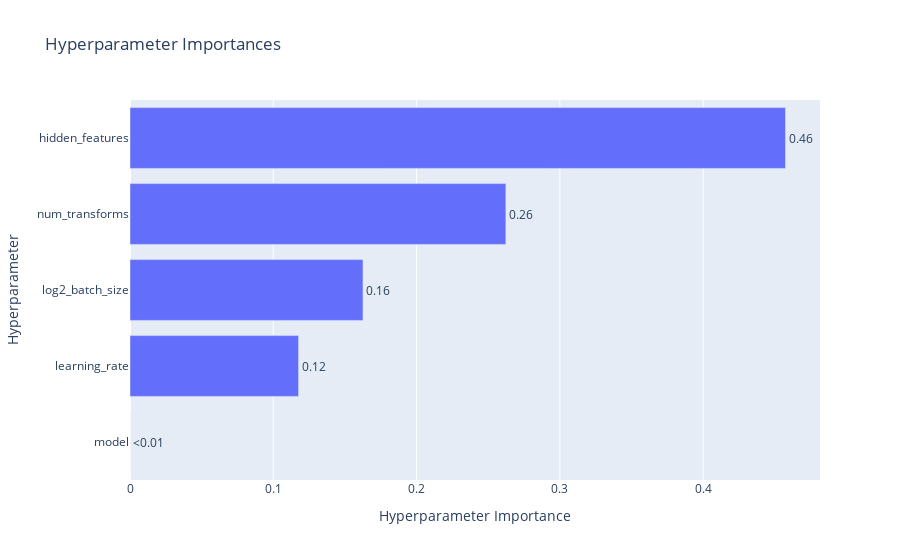

The code cell stored with this chart in its notebook:
### Code cell
plot_param_importances(study)

### Figure 1 — Plotly figure (JSON) as saved in the notebook; plotly's stock layout.template omitted (floating-point values rounded to 4 significant figures)
{"data": [{"cliponaxis": false, "hovertemplate": ["model (CategoricalDistribution): 0.0<extra></extra>", "learning_rate (FloatDistribution): 0.11763745552815164<extra></extra>", "log2_batch_size (IntDistribution): 0.16259165181280197<extra></extra>", "num_transforms (IntDistribution): 0.262319389667178<extra></extra>", "hidden_features (IntDistribution): 0.4574515029918684<extra></extra>"], "name": "Objective Value", "orientation": "h", "text": ["<0.01", "0.12", "0.16", "0.26", "0.46"], "textposition": "outside", "type": "bar", "x": [0, 0.1176, 0.1626, 0.2623, 0.4575], "y": ["model", "learning_rate", "log2_batch_size", "num_transforms", "hidden_features"]}], "layout": {"title": {"text": "Hyperparameter Importances"}, "xaxis": {"title": {"text": "Hyperparameter Importance"}}, "yaxis": {"title": {"text": "Hyperparameter"}}}}
